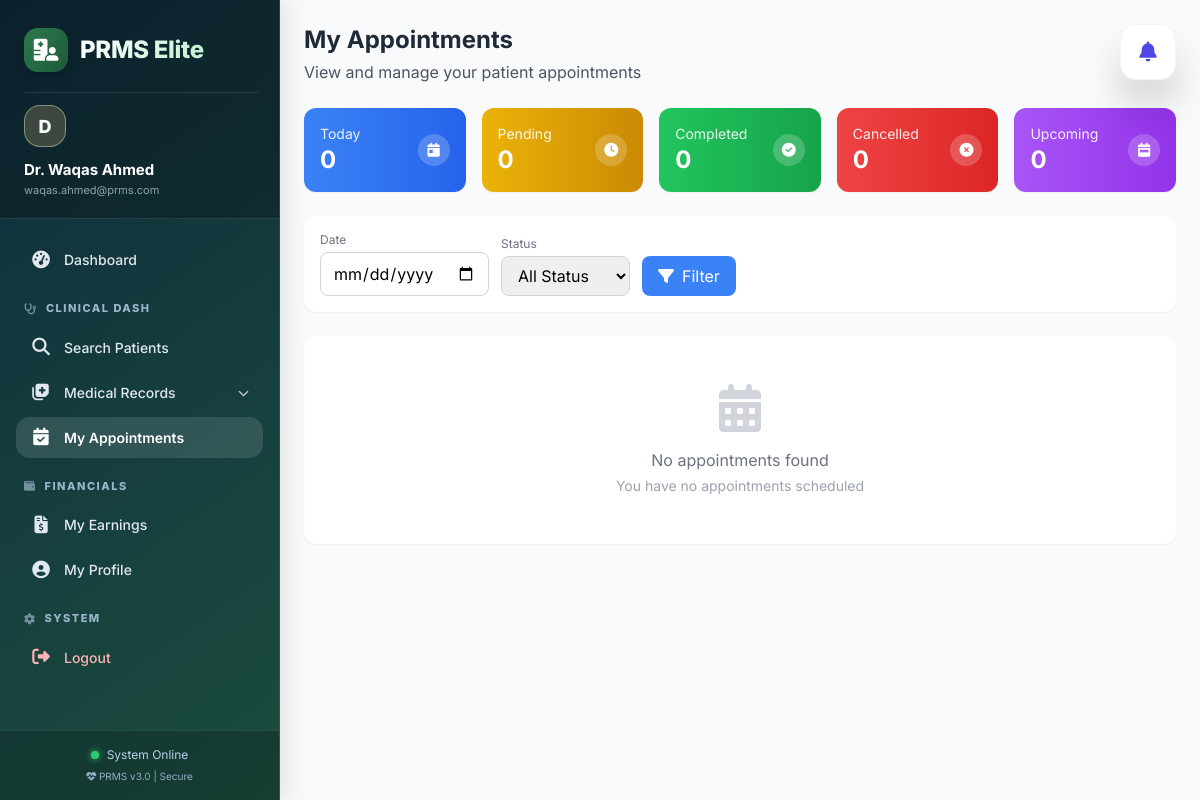
/doctor/appointments.php (signed in), run on an earlier commit of the app's database.
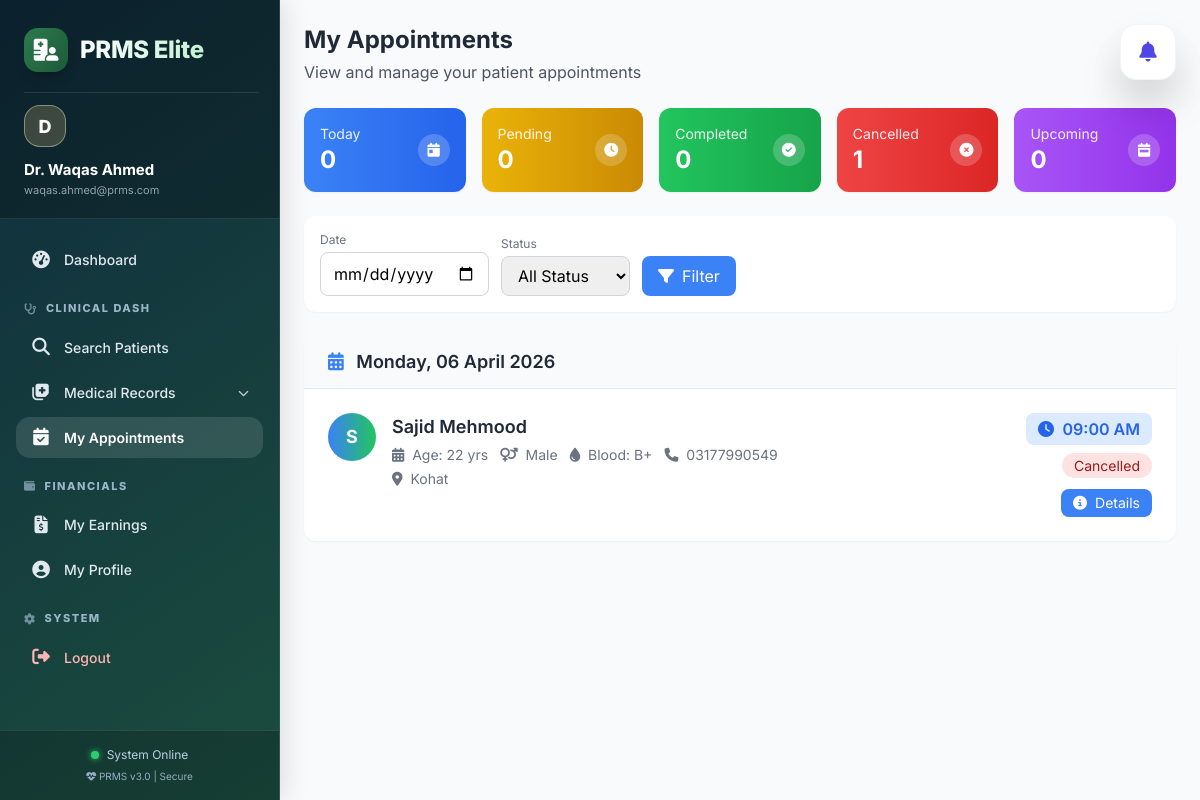
And on a later commit of the database.
### tables this page shows
CREATE TABLE `appointments` (
  `id` int(11) NOT NULL,
  `patient_id` int(11) DEFAULT NULL,
  `doctor_id` int(11) DEFAULT NULL,
  `appointment_date` datetime DEFAULT NULL,
  `symptoms` text DEFAULT NULL,
  `category_id` int(11) DEFAULT NULL,
  `consultation_fee` decimal(10,2) DEFAULT 0.00,
  `shift_type` varchar(20) DEFAULT NULL,
  `time_slot` varchar(50) DEFAULT NULL,
  `patient_number` int(11) DEFAULT 0,
  `status` enum('pending','completed','cancelled') DEFAULT 'pending',
  `created_at` timestamp NOT NULL DEFAULT current_timestamp()
);

CREATE TABLE `patients` (
  `id` int(11) NOT NULL,
  `name` varchar(100) DEFAULT NULL,
  `age` int(11) DEFAULT NULL,
  `weight` decimal(5,2) DEFAULT NULL,
  `disease` int(11) DEFAULT NULL,
  `gender` enum('male','female','other') DEFAULT NULL,
  `phone` varchar(20) DEFAULT NULL,
  `address` text DEFAULT NULL,
  `blood_group` varchar(10) DEFAULT NULL,
  `status` enum('active','inactive') DEFAULT 'active',
  `created_at` timestamp NOT NULL DEFAULT current_timestamp()
);

### doctor/appointments.php (the view, shortened to what the rows shown need)
<?php
require_once '../config/db.php';
$user_id = $_SESSION['user_id'];
$doctor_query = "SELECT id FROM doctors WHERE user_id = ?";
$stmt = mysqli_prepare($conn, $doctor_query);
mysqli_stmt_bind_param($stmt, "i", $user_id);
mysqli_stmt_execute($stmt);
$doctor_result = mysqli_stmt_get_result($stmt);
$doctor = mysqli_fetch_assoc($doctor_result);
$doctor_id = $doctor['id'];
$where_clauses = ["a.doctor_id = $doctor_id"];
$where_sql = implode(" AND ", $where_clauses);
$appointments_query = "SELECT a.*, p.id as patient_id, p.name as patient_name, p.age, p.gender, p.phone, p.blood_group, p.address
                       FROM appointments a
                       JOIN patients p ON a.patient_id = p.id
                       WHERE $where_sql
                       ORDER BY a.appointment_date ASC";
$appointments_result = mysqli_query($conn, $appointments_query);
include '../includes/header.php';
?>
<div class="flex-1 overflow-y-auto bg-gray-50">
    <div class="p-6">
        <div class="mb-6">
            <h1 class="text-2xl font-bold text-gray-800">My Appointments</h1>
        </div>
        <div class="bg-white rounded-xl shadow-sm overflow-hidden">
            <?php if (mysqli_num_rows($appointments_result) > 0): ?>
                <div class="divide-y divide-gray-200">
                    <?php
                    $current_date = '';
                    while ($appointment = mysqli_fetch_assoc($appointments_result)):
                        $appointment_date = date('Y-m-d', strtotime($appointment['appointment_date']));
                        $display_date = date('l, d F Y', strtotime($appointment['appointment_date']));
                        if ($current_date != $appointment_date):
                            $current_date = $appointment_date;
                    ?>
                            <div class="bg-gray-50 px-6 py-3">
                                <h3 class="text-lg font-semibold text-gray-800">
                                    <i class="fas fa-calendar-alt mr-2 text-blue-500"></i>
                                    <?php echo $display_date; ?>
                                </h3>
                            </div>
                        <?php endif; ?>
                        <div class="p-6 hover:bg-gray-50 transition">
                            <div class="flex flex-wrap justify-between items-start gap-4">
                                <div class="flex items-start space-x-4 flex-1">
                                    <div class="w-12 h-12 rounded-full bg-gradient-to-r from-blue-500 to-green-500 flex items-center justify-center text-white font-bold text-lg">
                                        <?php echo strtoupper(substr($appointment['patient_name'], 0, 1)); ?>
                                    </div>
                                    <div>
                                        <a href="javascript:void(0)" onclick="viewPatient(<?php echo $appointment['patient_id']; ?>)"
                                            class="text-lg font-semibold text-gray-800 hover:text-blue-600 transition">
                                            <?php echo htmlspecialchars($appointment['patient_name']); ?>
                                        </a>
                                        <div class="flex flex-wrap gap-3 mt-1">
                                            <span class="text-sm text-gray-500">
                                                <i class="fas fa-calendar-alt mr-1"></i> Age: <?php echo $appointment['age']; ?> yrs
                                            </span>
                                            <span class="text-sm text-gray-500 capitalize">
                                                <i class="fas fa-venus-mars mr-1"></i> <?php echo $appointment['gender']; ?>
                                            </span>
                                            <?php if ($appointment['blood_group']): ?>
                                                <span class="text-sm text-gray-500">
                                                    <i class="fas fa-tint mr-1"></i> Blood: <?php echo $appointment['blood_group']; ?>
                                                </span>
                                            <?php endif; ?>
                                            <span class="text-sm text-gray-500">
                                                <i class="fas fa-phone mr-1"></i> <?php echo $appointment['phone']; ?>
                                            </span>
                                        </div>
                                        <?php if ($appointment['address']): ?>
                                            <p class="text-sm text-gray-500 mt-1">
                                                <i class="fas fa-map-marker-alt mr-1"></i> <?php echo htmlspecialchars(substr($appointment['address'], 0, 50)); ?>
                                            </p>
                                        <?php endif; ?>
                                    </div>
                                </div>
                                <div class="text-right">
                                    <div class="bg-blue-100 px-3 py-1 rounded-lg inline-block mb-2">
                                        <i class="fas fa-clock text-blue-600 mr-1"></i>
                                        <span class="text-blue-600 font-semibold">
                                            <?php echo date('h:i A', strtotime($appointment['appointment_date'])); ?>
                                        </span>
                                    </div>
                                    <div>
                                        <span class="px-3 py-1 text-sm rounded-full
                                        <?php echo $appointment['status'] == 'completed' ? 'bg-green-100 text-green-800' : ($appointment['status'] == 'pending' ? 'bg-yellow-100 text-yellow-800' : 'bg-red-100 text-red-800'); ?>">
                                            <?php echo ucfirst($appointment['status']); ?>
                                        </span>
                                    </div>
                                    <div class="mt-3 flex space-x-2 justify-end">
                                        <a href="javascript:void(0)"
                                            onclick="viewAppointmentDetails(<?php echo $appointment['id']; ?>, '<?php echo htmlspecialchars($appointment['patient_name']); ?>', '<?php echo date('d M Y, h:i A', strtotime($appointment['appointment_date'])); ?>', '<?php echo $appointment['status']; ?>')"
                                            class="text-sm bg-blue-500 text-white px-3 py-1 rounded-lg hover:bg-blue-600 transition">
                                            <i class="fas fa-info-circle mr-1"></i> Details
                                        </a>
                                    </div>
                                </div>
                            </div>
                        </div>
                    <?php endwhile; ?>
                </div>
            <?php endif; ?>
        </div>
    </div>
</div>

What changed in the data, as far as the page shows it:
added appointments: appointment_date "Monday, 06 April 2026", patient.name "S", patient.name "Sajid Mehmood", patient.age "22", patient.gender "Male", patient.blood_group "B+", patient.phone "03177990549", patient.address "Kohat", appointment_date "09:00 AM", status "Cancelled"
Also different on the page:
$cancelled_appointments: "0" → "1"
text no longer shown: "No appointments found You have no appointments scheduled"
